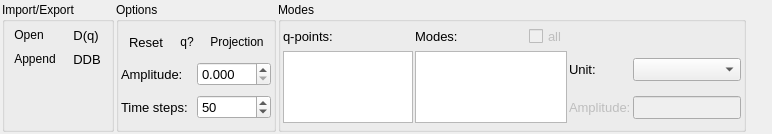
<?xml version="1.0" encoding="UTF-8"?>
<ui version="4.0">
 <class>PhononsMode</class>
 <widget class="QWidget" name="PhononsMode">
  <property name="geometry">
   <rect>
    <x>0</x>
    <y>0</y>
    <width>772</width>
    <height>134</height>
   </rect>
  </property>
  <property name="windowTitle">
   <string notr="true"/>
  </property>
  <layout class="QHBoxLayout" name="horizontalLayout_3">
   <property name="spacing">
    <number>2</number>
   </property>
   <property name="leftMargin">
    <number>2</number>
   </property>
   <property name="topMargin">
    <number>2</number>
   </property>
   <property name="rightMargin">
    <number>2</number>
   </property>
   <property name="bottomMargin">
    <number>2</number>
   </property>
   <item>
    <widget class="QGroupBox" name="groupBox">
     <property name="title">
      <string>Import/Export</string>
     </property>
     <layout class="QGridLayout" name="gridLayout">
      <property name="leftMargin">
       <number>2</number>
      </property>
      <property name="topMargin">
       <number>2</number>
      </property>
      <property name="rightMargin">
       <number>2</number>
      </property>
      <property name="bottomMargin">
       <number>2</number>
      </property>
      <property name="spacing">
       <number>2</number>
      </property>
      <item row="0" column="0">
       <widget class="QToolButton" name="open">
        <property name="toolTip">
         <string>Open a structure</string>
        </property>
        <property name="statusTip">
         <string>Open a structure</string>
        </property>
        <property name="whatsThis">
         <string>Open a structure</string>
        </property>
        <property name="text">
         <string>Open</string>
        </property>
        <property name="icon">
         <iconset resource="../qagate/qagate.qrc">
          <normaloff>:/home/icons/folder.svg</normaloff>:/home/icons/folder.svg</iconset>
        </property>
        <property name="autoRaise">
         <bool>true</bool>
        </property>
       </widget>
      </item>
      <item row="0" column="1">
       <widget class="QToolButton" name="dynamt">
        <property name="font">
         <font>
          <pointsize>10</pointsize>
         </font>
        </property>
        <property name="toolTip">
         <string>Export current qpt dynamical matrix</string>
        </property>
        <property name="statusTip">
         <string>Export current qpt dynamical matrix</string>
        </property>
        <property name="whatsThis">
         <string>Export current qpt dynamical matrix</string>
        </property>
        <property name="text">
         <string notr="true">D(q)</string>
        </property>
        <property name="icon">
         <iconset resource="../qagate/qagate.qrc">
          <normaloff>:/home/icons/download.svg</normaloff>:/home/icons/download.svg</iconset>
        </property>
        <property name="shortcut">
         <string notr="true"/>
        </property>
        <property name="toolButtonStyle">
         <enum>Qt::ToolButtonTextBesideIcon</enum>
        </property>
        <property name="autoRaise">
         <bool>true</bool>
        </property>
       </widget>
      </item>
      <item row="1" column="1">
       <widget class="QToolButton" name="ddb">
        <property name="font">
         <font>
          <pointsize>10</pointsize>
         </font>
        </property>
        <property name="toolTip">
         <string>Export to DDB format</string>
        </property>
        <property name="statusTip">
         <string>Export to DDB format</string>
        </property>
        <property name="whatsThis">
         <string>Export to DDB format</string>
        </property>
        <property name="text">
         <string>DDB</string>
        </property>
        <property name="icon">
         <iconset resource="../qagate/qagate.qrc">
          <normaloff>:/home/icons/download.svg</normaloff>:/home/icons/download.svg</iconset>
        </property>
        <property name="shortcut">
         <string notr="true"/>
        </property>
        <property name="toolButtonStyle">
         <enum>Qt::ToolButtonTextBesideIcon</enum>
        </property>
        <property name="autoRaise">
         <bool>true</bool>
        </property>
       </widget>
      </item>
      <item row="1" column="0">
       <widget class="QToolButton" name="append">
        <property name="toolTip">
         <string>Append displacements or DDB</string>
        </property>
        <property name="statusTip">
         <string>Append displacements or DDB</string>
        </property>
        <property name="whatsThis">
         <string>Append displacements or DDB</string>
        </property>
        <property name="text">
         <string>Append</string>
        </property>
        <property name="icon">
         <iconset resource="../qagate/qagate.qrc">
          <normaloff>:/home/icons/folder-plus.svg</normaloff>:/home/icons/folder-plus.svg</iconset>
        </property>
        <property name="autoRaise">
         <bool>true</bool>
        </property>
       </widget>
      </item>
      <item row="2" column="0">
       <spacer name="verticalSpacer">
        <property name="orientation">
         <enum>Qt::Vertical</enum>
        </property>
        <property name="sizeHint" stdset="0">
         <size>
          <width>20</width>
          <height>40</height>
         </size>
        </property>
       </spacer>
      </item>
     </layout>
    </widget>
   </item>
   <item>
    <widget class="QGroupBox" name="options">
     <property name="sizePolicy">
      <sizepolicy hsizetype="Minimum" vsizetype="Preferred">
       <horstretch>0</horstretch>
       <verstretch>0</verstretch>
      </sizepolicy>
     </property>
     <property name="title">
      <string>Options</string>
     </property>
     <layout class="QVBoxLayout" name="verticalLayout">
      <property name="spacing">
       <number>2</number>
      </property>
      <property name="leftMargin">
       <number>2</number>
      </property>
      <property name="topMargin">
       <number>2</number>
      </property>
      <property name="rightMargin">
       <number>2</number>
      </property>
      <property name="bottomMargin">
       <number>2</number>
      </property>
      <item>
       <layout class="QHBoxLayout" name="horizontalLayout_4">
        <item>
         <widget class="QToolButton" name="reset">
          <property name="font">
           <font>
            <pointsize>10</pointsize>
           </font>
          </property>
          <property name="toolTip">
           <string>Reset</string>
          </property>
          <property name="statusTip">
           <string>Reset (Remove all condensed modes)</string>
          </property>
          <property name="whatsThis">
           <string>Reset (Remove all condensed modes)</string>
          </property>
          <property name="text">
           <string>Reset</string>
          </property>
          <property name="icon">
           <iconset resource="../qagate/qagate.qrc">
            <normaloff>:/phonons/icons/delete.svg</normaloff>:/phonons/icons/delete.svg</iconset>
          </property>
          <property name="toolButtonStyle">
           <enum>Qt::ToolButtonTextBesideIcon</enum>
          </property>
          <property name="autoRaise">
           <bool>true</bool>
          </property>
         </widget>
        </item>
        <item>
         <widget class="QToolButton" name="qpt">
          <property name="toolTip">
           <string>Find qpt in supercell</string>
          </property>
          <property name="statusTip">
           <string>Find qpt in supercell</string>
          </property>
          <property name="whatsThis">
           <string>Find qpt in supercell</string>
          </property>
          <property name="text">
           <string notr="true">q?</string>
          </property>
          <property name="icon">
           <iconset resource="../qagate/qagate.qrc">
            <normaloff>:/phonons/icons/qpt.svg</normaloff>:/phonons/icons/qpt.svg</iconset>
          </property>
          <property name="autoRaise">
           <bool>true</bool>
          </property>
         </widget>
        </item>
        <item>
         <widget class="QToolButton" name="analyze">
          <property name="toolTip">
           <string>Analyze a trajectory to find condensed modes</string>
          </property>
          <property name="statusTip">
           <string>Analyze a trajectory to find condensed modes (those that are in the q-points and modes list)</string>
          </property>
          <property name="whatsThis">
           <string>Analyze a trajectory to find condensed modes</string>
          </property>
          <property name="text">
           <string>Projection</string>
          </property>
          <property name="icon">
           <iconset resource="../qagate/qagate.qrc">
            <normaloff>:/phonons/icons/projection.svg</normaloff>:/phonons/icons/projection.svg</iconset>
          </property>
          <property name="autoRaise">
           <bool>true</bool>
          </property>
         </widget>
        </item>
       </layout>
      </item>
      <item>
       <layout class="QHBoxLayout" name="horizontalLayout">
        <property name="spacing">
         <number>2</number>
        </property>
        <item>
         <widget class="QLabel" name="amplitudeLabel">
          <property name="font">
           <font>
            <pointsize>10</pointsize>
           </font>
          </property>
          <property name="toolTip">
           <string>Default amplitude to add modes</string>
          </property>
          <property name="statusTip">
           <string>Default amplitude to add modes</string>
          </property>
          <property name="whatsThis">
           <string>Default amplitude to add modes</string>
          </property>
          <property name="text">
           <string>Amplitude:</string>
          </property>
         </widget>
        </item>
        <item>
         <widget class="QDoubleSpinBox" name="amplitude">
          <property name="font">
           <font>
            <pointsize>10</pointsize>
           </font>
          </property>
          <property name="toolTip">
           <string>Default amplitude to add modes</string>
          </property>
          <property name="statusTip">
           <string>Default amplitude to add modes</string>
          </property>
          <property name="whatsThis">
           <string>Default amplitude to add modes</string>
          </property>
          <property name="decimals">
           <number>3</number>
          </property>
         </widget>
        </item>
       </layout>
      </item>
      <item>
       <layout class="QHBoxLayout" name="horizontalLayout_2">
        <property name="spacing">
         <number>2</number>
        </property>
        <item>
         <widget class="QLabel" name="ntimeLabel">
          <property name="font">
           <font>
            <pointsize>10</pointsize>
           </font>
          </property>
          <property name="toolTip">
           <string>Number of steps for the animation</string>
          </property>
          <property name="statusTip">
           <string>Number of steps for the animation</string>
          </property>
          <property name="whatsThis">
           <string>Number of steps for the animation</string>
          </property>
          <property name="text">
           <string>Time steps:</string>
          </property>
         </widget>
        </item>
        <item>
         <widget class="QSpinBox" name="ntime">
          <property name="font">
           <font>
            <pointsize>10</pointsize>
           </font>
          </property>
          <property name="toolTip">
           <string>Number of steps for the animation</string>
          </property>
          <property name="statusTip">
           <string>Number of steps for the animation</string>
          </property>
          <property name="whatsThis">
           <string>Number of steps for the animation</string>
          </property>
          <property name="minimum">
           <number>1</number>
          </property>
          <property name="maximum">
           <number>100</number>
          </property>
          <property name="value">
           <number>50</number>
          </property>
         </widget>
        </item>
       </layout>
      </item>
     </layout>
    </widget>
   </item>
   <item>
    <widget class="QGroupBox" name="selector">
     <property name="sizePolicy">
      <sizepolicy hsizetype="Preferred" vsizetype="Preferred">
       <horstretch>0</horstretch>
       <verstretch>0</verstretch>
      </sizepolicy>
     </property>
     <property name="title">
      <string>Modes</string>
     </property>
     <layout class="QGridLayout" name="gridLayout_2">
      <property name="leftMargin">
       <number>2</number>
      </property>
      <property name="topMargin">
       <number>2</number>
      </property>
      <property name="rightMargin">
       <number>2</number>
      </property>
      <property name="bottomMargin">
       <number>2</number>
      </property>
      <property name="spacing">
       <number>2</number>
      </property>
      <item row="1" column="3" colspan="2">
       <widget class="EnergyUnitCombo" name="unit">
        <property name="font">
         <font>
          <pointsize>10</pointsize>
         </font>
        </property>
        <property name="toolTip">
         <string>Unit for the energies</string>
        </property>
        <property name="statusTip">
         <string>Unit for the energies</string>
        </property>
        <property name="whatsThis">
         <string>Unit for the energies</string>
        </property>
       </widget>
      </item>
      <item row="2" column="2">
       <widget class="QLabel" name="amplitudeIndivLabel">
        <property name="enabled">
         <bool>false</bool>
        </property>
        <property name="font">
         <font>
          <pointsize>10</pointsize>
         </font>
        </property>
        <property name="toolTip">
         <string>Amplitude of the selected mode</string>
        </property>
        <property name="statusTip">
         <string>Amplitude of the selected mode</string>
        </property>
        <property name="whatsThis">
         <string>Amplitude of the selected mode</string>
        </property>
        <property name="text">
         <string>Amplitude:</string>
        </property>
       </widget>
      </item>
      <item row="2" column="3" colspan="2">
       <widget class="QLineEdit" name="amplitudeIndiv">
        <property name="enabled">
         <bool>false</bool>
        </property>
        <property name="font">
         <font>
          <pointsize>10</pointsize>
         </font>
        </property>
        <property name="toolTip">
         <string>Amplitude of the selected mode</string>
        </property>
        <property name="statusTip">
         <string>Amplitude of the selected mode</string>
        </property>
        <property name="whatsThis">
         <string>Amplitude of the selected mode</string>
        </property>
       </widget>
      </item>
      <item row="1" column="2">
       <widget class="QLabel" name="unitLabel">
        <property name="font">
         <font>
          <pointsize>10</pointsize>
         </font>
        </property>
        <property name="toolTip">
         <string>Unit for the energies</string>
        </property>
        <property name="statusTip">
         <string>Unit for the energies</string>
        </property>
        <property name="whatsThis">
         <string>Unit for the energies</string>
        </property>
        <property name="text">
         <string>Unit:</string>
        </property>
       </widget>
      </item>
      <item row="1" column="1" rowspan="2">
       <widget class="QListView" name="modes">
        <property name="sizePolicy">
         <sizepolicy hsizetype="Fixed" vsizetype="Expanding">
          <horstretch>0</horstretch>
          <verstretch>0</verstretch>
         </sizepolicy>
        </property>
        <property name="maximumSize">
         <size>
          <width>152</width>
          <height>16777215</height>
         </size>
        </property>
        <property name="font">
         <font>
          <pointsize>10</pointsize>
         </font>
        </property>
        <property name="toolTip">
         <string>List all the modes for the selected q-point</string>
        </property>
        <property name="statusTip">
         <string>List all the modes for the selected q-point</string>
        </property>
        <property name="whatsThis">
         <string>List all the modes for the selected q-point</string>
        </property>
       </widget>
      </item>
      <item row="0" column="1">
       <layout class="QHBoxLayout" name="horizontalLayout_6">
        <property name="spacing">
         <number>2</number>
        </property>
        <item>
         <widget class="QLabel" name="modesLabel">
          <property name="sizePolicy">
           <sizepolicy hsizetype="Preferred" vsizetype="Preferred">
            <horstretch>0</horstretch>
            <verstretch>0</verstretch>
           </sizepolicy>
          </property>
          <property name="font">
           <font>
            <pointsize>10</pointsize>
           </font>
          </property>
          <property name="toolTip">
           <string>List all the modes for the selected q-point</string>
          </property>
          <property name="statusTip">
           <string>List all the modes for the selected q-point</string>
          </property>
          <property name="whatsThis">
           <string>List all the modes for the selected q-point</string>
          </property>
          <property name="text">
           <string>Modes:</string>
          </property>
         </widget>
        </item>
        <item>
         <widget class="QCheckBox" name="all">
          <property name="enabled">
           <bool>false</bool>
          </property>
          <property name="sizePolicy">
           <sizepolicy hsizetype="Fixed" vsizetype="Fixed">
            <horstretch>0</horstretch>
            <verstretch>0</verstretch>
           </sizepolicy>
          </property>
          <property name="font">
           <font>
            <pointsize>10</pointsize>
           </font>
          </property>
          <property name="text">
           <string>all</string>
          </property>
         </widget>
        </item>
       </layout>
      </item>
      <item row="1" column="0" rowspan="2">
       <widget class="QListView" name="qpts">
        <property name="sizePolicy">
         <sizepolicy hsizetype="Fixed" vsizetype="Expanding">
          <horstretch>0</horstretch>
          <verstretch>0</verstretch>
         </sizepolicy>
        </property>
        <property name="maximumSize">
         <size>
          <width>130</width>
          <height>16777215</height>
         </size>
        </property>
        <property name="font">
         <font>
          <pointsize>10</pointsize>
         </font>
        </property>
        <property name="toolTip">
         <string>List of all available q-points</string>
        </property>
        <property name="statusTip">
         <string>List of all available q-points</string>
        </property>
        <property name="whatsThis">
         <string>List of all available q-points</string>
        </property>
        <property name="horizontalScrollBarPolicy">
         <enum>Qt::ScrollBarAlwaysOff</enum>
        </property>
        <property name="showDropIndicator" stdset="0">
         <bool>false</bool>
        </property>
        <property name="selectionMode">
         <enum>QAbstractItemView::SingleSelection</enum>
        </property>
        <property name="verticalScrollMode">
         <enum>QAbstractItemView::ScrollPerItem</enum>
        </property>
       </widget>
      </item>
      <item row="0" column="0">
       <layout class="QHBoxLayout" name="horizontalLayout_5">
        <item>
         <widget class="QLabel" name="qptLabel">
          <property name="font">
           <font>
            <pointsize>10</pointsize>
           </font>
          </property>
          <property name="toolTip">
           <string>List of all available q-points</string>
          </property>
          <property name="statusTip">
           <string>List of all available q-points (use the append button to add more)</string>
          </property>
          <property name="whatsThis">
           <string>List of all available q-points</string>
          </property>
          <property name="text">
           <string>q-points:</string>
          </property>
         </widget>
        </item>
        <item>
         <widget class="QLabel" name="qptSelected">
          <property name="font">
           <font>
            <pointsize>9</pointsize>
           </font>
          </property>
          <property name="toolTip">
           <string>Selected q-point</string>
          </property>
          <property name="statusTip">
           <string>Selected q-point</string>
          </property>
          <property name="whatsThis">
           <string>Selected q-point</string>
          </property>
          <property name="text">
           <string/>
          </property>
         </widget>
        </item>
       </layout>
      </item>
     </layout>
    </widget>
   </item>
   <item>
    <spacer name="horizontalSpacer">
     <property name="orientation">
      <enum>Qt::Horizontal</enum>
     </property>
     <property name="sizeHint" stdset="0">
      <size>
       <width>40</width>
       <height>20</height>
      </size>
     </property>
    </spacer>
   </item>
  </layout>
 </widget>
 <customwidgets>
  <customwidget>
   <class>EnergyUnitCombo</class>
   <extends>QComboBox</extends>
   <header>tools/energyunitcombo.h</header>
  </customwidget>
 </customwidgets>
 <resources>
  <include location="../qagate/qagate.qrc"/>
 </resources>
 <connections/>
</ui>
